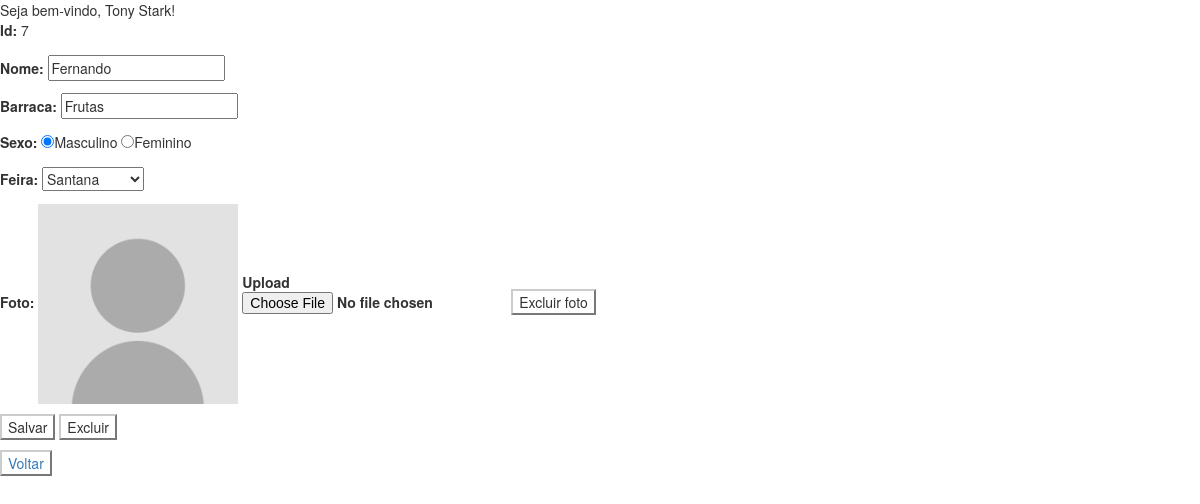
The page /feirante/7 (signed in) on the database its author committed.
### tables this page shows
CREATE TABLE usuario (
    login VARCHAR(50) PRIMARY KEY NOT NULL,
    senha VARCHAR(50) NOT NULL,
    nome VARCHAR(50) NOT NULL,
    FOREIGN KEY(login) REFERENCES serie(login)
);

CREATE TABLE feirante (
    id_feirante INTEGER PRIMARY KEY AUTOINCREMENT,
    nome_feirante VARCHAR(50) NOT NULL,
    barraca VARCHAR(50) NOT NULL,
    sexo VARCHAR(1) NOT NULL,
    id_feira INTEGER NOT NULL,
    id_foto VARCHAR(50) NOT NULL,
    FOREIGN KEY(id_feira) REFERENCES feira(id_feira)
);

CREATE TABLE feira (
    id_feira INTEGER PRIMARY KEY AUTOINCREMENT,
    bairro VARCHAR(50) NOT NULL,
    horario VARCHAR(50) NOT NULL,
    dia VARCHAR(50) NOT NULL,
    UNIQUE(bairro)
);

### ifroot-master/flask-jinja2-crud-master/serie.py (the view)
@app.route("/feirante/<int:id_feirante>", methods = ["GET"])
def form_alterar_feirante_api(id_feirante):
    logado = autenticar_login()
    if logado is None:
        return redirect("/")
    feirante = db_consultar_feirante(id_feirante)
    feiras = db_listar_feiras_ordem()
    if feirante is None:
        return render_template("menu.html", logado = logado, mensagem = f"Esse feirante não existe."), 404
    return render_template("form_feirante.html", logado = logado, feirante = feirante, feiras = feiras)

### ifroot-master/flask-jinja2-crud-master/serie.py (called while the page is built)
def autenticar_login():
    login = request.cookies.get("login", "")
    senha = request.cookies.get("senha", "")
    return db_fazer_login(login, senha)

def row_to_dict(description, row):
    if row is None: return None
    d = {}
    for i in range(0, len(row)):
        d[description[i][0]] = row[i]
    return d

def rows_to_dict(description, rows):
    result = []
    for row in rows:
        result.append(row_to_dict(description, row))
    return result

def conectar():
    return sqlite3.connect('serie.db')

def db_listar_feiras_ordem():
    with closing(conectar()) as con, closing(con.cursor()) as cur:
        cur.execute("SELECT id_feira, bairro, horario, dia FROM feira ORDER BY bairro")
        return rows_to_dict(cur.description, cur.fetchall())

def db_consultar_feirante(id_feirante):
    with closing(conectar()) as con, closing(con.cursor()) as cur:
        cur.execute("SELECT fe.id_feirante, fe.nome_feirante, fe.barraca, fe.sexo, fe.id_feira, fe.id_foto, f.bairro FROM feirante fe INNER JOIN feira f ON fe.id_feira = f.id_feira WHERE fe.id_feirante = ?", [id_feirante])
        return row_to_dict(cur.description, cur.fetchone())

def db_fazer_login(login, senha):
    with closing(conectar()) as con, closing(con.cursor()) as cur:
        cur.execute("SELECT u.login, u.senha, u.nome FROM usuario u WHERE u.login = ? AND u.senha = ?", [login, senha])
        return row_to_dict(cur.description, cur.fetchone())

### ifroot-master/flask-jinja2-crud-master/templates/form_feirante.html (shortened to what this page needs)
{% extends "base.html" %}
{% block conteudo %}
    <form action="/feirante/{{ feirante['id_feirante'] }}" method="POST" id="form_principal" enctype="multipart/form-data">
        {% if feirante['id_feirante'] != 'novo' %}
            <p>
                <label>Id:</label>
                {{feirante['id_feirante']}}
            </p>
        {% endif %}
        <p>
            <label for="nome_feirante">Nome:</label>
            <input type="text" id="nome_feirante" name="nome_feirante" autocomplete="off" value="{{feirante['nome_feirante']}}" required />
        </p>
        <p>
            <label for="barraca">Barraca:</label>
            <input type="text" id="barraca" name="barraca" autocomplete="off" value="{{feirante['barraca']}}" required/>
        </p>
        <p>
            <label>Sexo:</label>
            <input type="radio" id="sexo_masc" name="sexo" value="M" {% if feirante['sexo'] == 'M' %}checked="checked"{% endif %}>Masculino</input>
            <input type="radio" id="sexo_fem" name="sexo" value="F" {% if feirante['sexo'] == 'F' %}checked="checked"{% endif %}>Feminino</input>
        </p>
        <p>
            <label for="feira">Feira:</label>
            <select name="id_feira" id="feira">
                {% for feira in feiras %}
                    <option value="{{feira['id_feira']}}" {% if feirante['id_feira'] == feira['id_feira'] %}selected="selected"{% endif %}>{{feira['bairro']}}</option>
                {% endfor %}
            </select>
        </p>
        <p>
            <label for="foto">Foto:</label>
            {% if feirante['id_foto'] != '' %}
                <img src="{{ url_for('feirante_download_foto', id_foto = feirante['id_foto']) }}" id="foto" width="200"/>
            {% else %}
                <img src="{{ url_for('static', filename = 'no-photo.png') }}" id="foto" width="200"/>
            {% endif %}
            <label for="foto" class="upload">Upload<input type="file" name="foto" /></label>
            {% if feirante['id_foto'] != '' %}
                <button class="btn-default" type="button" onclick="javascript:apagar_foto();">Excluir foto</button>
            {% endif  %}
        </p>
        <p>
            <button type="submit" class="btn-default">Salvar</button>
            {% if feirante['id_feirante'] != 'novo' %}<button type="button" class="btn-default" onclick="javascript:excluir();">Excluir</button>{% endif %}
        </p>
    </form>
    <button class="btn-default"><a href="/">Voltar</a></button>
{% endblock %}

### ifroot-master/flask-jinja2-crud-master/templates/base.html (shortened to what this page needs)
<!DOCTYPE html>
<html>
    <head>
        <link rel="stylesheet" href="/static/style.css">
        <link rel="stylesheet" href="https://maxcdn.bootstrapcdn.com/bootstrap/3.4.1/css/bootstrap.min.css">
    </head>
    <body>
        <header>
            Seja bem-vindo, {{logado['nome']}}!
        </header>
        {% block conteudo %}{% endblock %}
    </body>
</html>

### rows shown on the page
usuario: nome "Tony Stark"
feirante: id_feirante "7", nome_feirante "Fernando", barraca "Frutas", sexo "☑", id_feira "Santana", id_foto (picture)
